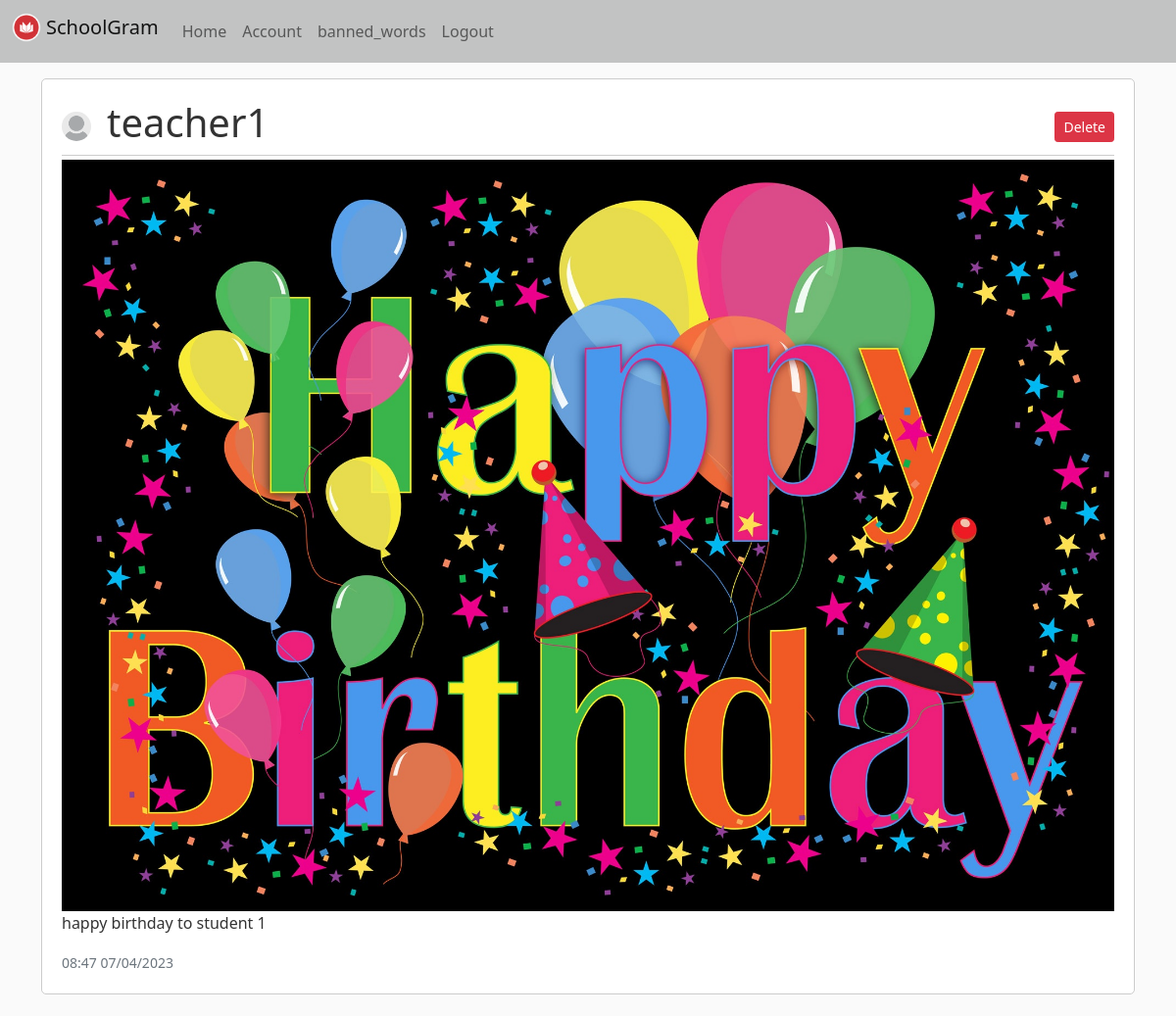
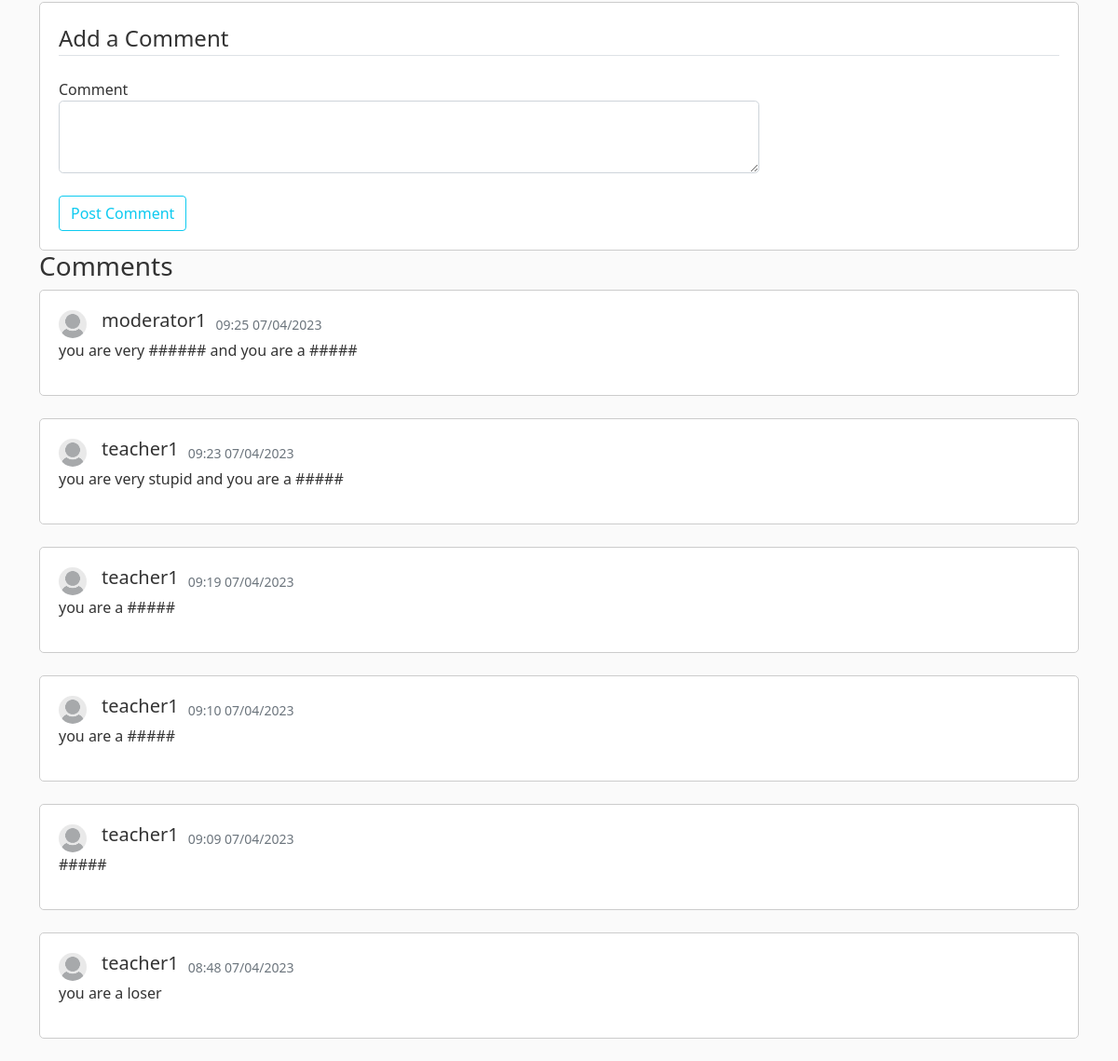
The app's page /post/1 (signed in) with its own data (2 pictures, top to bottom).
### schoolgram/models.py (models this page shows, shortened)
class User(db.Model, UserMixin):
    id = db.Column(db.Integer, primary_key=True)
    username = db.Column(db.String(20), unique=True, nullable=False)
    email = db.Column(db.String(120), unique=True, nullable=False)
    password = db.Column(db.String(60), nullable=False)
    role = db.Column(db.String(20), nullable=False, default='student')
    image_file = db.Column(db.String(20), nullable=False, default='default.jpg')
    posts = db.relationship('Post', backref='user', lazy=True)
    comments = db.relationship('Comment', backref='user', lazy=True)
    likes = db.relationship('Like', backref='user', lazy=True)

class Post(db.Model):
    id = db.Column(db.Integer, primary_key=True)
    date_posted = db.Column(db.DateTime, nullable=False, default=datetime.utcnow)
    message = db.Column(db.Text)
    caption = db.Column(db.String(200))
    image_file = db.Column(db.String(20))
    post_type = db.Column(db.String(60), nullable=False, default='message_post')
    user_id = db.Column(db.Integer, db.ForeignKey('user.id'), nullable=False)
    likes = db.relationship('Like', backref='post', lazy=True)
    comments = db.relationship('Comment', backref='post', lazy=True)

class Comment(db.Model):
    id = db.Column(db.Integer, primary_key=True)
    content = db.Column(db.Text, nullable=False)
    date_posted = db.Column(db.DateTime, nullable=False, default=datetime.utcnow)
    user_id = db.Column(db.Integer, db.ForeignKey('user.id'), nullable=False)
    post_id = db.Column(db.Integer, db.ForeignKey('post.id'), nullable=False)

### schoolgram/routes.py (the view, shortened to what this page needs)
@app.route("/post/<int:post_id>", methods=['GET', 'POST'])
@login_required
def post(post_id):
    form = CommentForm()
    post = Post.query.get_or_404(post_id)
    comments = Comment.query.filter_by(post_id=post.id).all()
    swapped = True
    while swapped:
        swapped = False
        for index in range(1, len(comments)):
            if comments[index - 1].date_posted < comments[index].date_posted:
                temp_post = comments[index - 1]
                comments[index - 1] = comments[index]
                comments[index] = temp_post
                swapped = True
    return render_template('post.html', post=post, form=form, comments=comments)

### schoolgram/forms.py
class CommentForm(FlaskForm):
    def data_required(self, field):
        if not field.data:
            raise ValidationError('[This field is required]')
    content = TextAreaField('Comment', validators=[data_required])
    submit = SubmitField('Post Comment')

### schoolgram/models.py (called while the page is built)
@login_manager.user_loader
def load_user(user_id):
    return User.query.get(int(user_id))

### schoolgram/templates/post.html (shortened to what this page needs)
{% extends "base.html" %}
{% block content %}
    {% if post.post_type == 'message_post' %}
      <div class="container-md">
        <div class="media content-section">
          <div class="d-flex align-items-center post-info">
            <img class="rounded-circle post-profile-pic mr-3" src="{{ url_for('static', filename='profile_pics/' + post.user.image_file) }}">
            <h1 class="mr-2">{{ post.user.username }}</h1>
            {% if post.user == current_user or current_user.role == 'moderator' %}
               <form class="delete-button" method="POST" action="{{ url_for('delete_post', post_id=post.id) }}">
                   <button type="submit" class="btn btn-danger btn-sm">Delete</button>
               </form>
            {% endif %}
          </div>
          <div class="media-body">
            <p class="message-post-content">{{ post.message }}</p>
            <small class="text-muted">{{ post.date_posted.strftime("%H:%M %d/%m/%Y") }}</small>
          </div>
        </div><br>
      </div>
    {% elif post.post_type == 'image_post' %}
      <div class="container-md">
        <div class="media content-section">
          <div class="d-flex align-items-center post-info">
            <img class="rounded-circle post-profile-pic mr-3" src="{{ url_for('static', filename='profile_pics/' + post.user.image_file) }}">
            <h1 class="mr-2">{{ post.user.username }}</h1>
            {% if post.user == current_user or current_user.role == 'moderator' %}
               <form class="delete-button" method="POST" action="{{ url_for('delete_post', post_id=post.id) }}">
                   <button type="submit" class="btn btn-danger btn-sm">Delete</button>
               </form>
            {% endif %}
          </div>
          <div class="media-body">
            <img class="post-image" src="{{ url_for('static', filename='post_images/' + post.image_file) }}">
            <p class="message-post-content">{{ post.caption }}</p>
            <small class="text-muted">{{ post.date_posted.strftime("%H:%M %d/%m/%Y") }}</small>
          </div>
        </div><br>
      </div>
    {% endif %}
    <div class="container-md">
        <div class="content-section">
            <form method="POST" enctype="multipart/form-data">
                <fieldset class="form-group">
                  <legend class="border-bottom mb-4">Add a Comment</legend>
                  <div class="form-group">
                    {{ form.content.label(class="form-control-label") }}
                    {% if form.content.errors %}
                      {{ form.content(class="form-control form-control-lg is-invalid") }}
                      <div class="invalid-feedback">
                        {% for error in form.content.errors %}
                        <span>{{ error }}</span>
                        {% endfor %}
                      </div>
                    {% else %}
                      {{ form.content(class="form-control form-control-lg") }}
                    {% endif %}
                  </div>
                </fieldset><br>
                <div class="form_group">
                  {{ form.submit(class="btn btn-outline-info") }}
                </div>
            </form>
        </div>
    </div>
    <div class="container-md">
        <h3>Comments</h3>
        {% for comment in comments %}
            <div class="media content-section">
                <div class="d-flex align-items-center comment-info">
                    <img class="rounded-circle post-profile-pic mr-3" src="{{ url_for('static', filename='profile_pics/' + comment.user.image_file) }}">
                    <h5 class="mr-2">{{ comment.user.username }}</h5>
                    <small class="text-muted" style="margin-left: 10px;">{{ comment.date_posted.strftime("%H:%M %d/%m/%Y") }}</small>
                </div>
                <div class="media-body">
                    <p>{{ comment.content }}</p>
                </div>
            </div><br>
        {% endfor %}
    </div>
{% endblock %}

### schoolgram/templates/base.html (shortened to what this page needs)
<!DOCTYPE html>
<html lang="en">
<head>
    <link href="https://cdn.jsdelivr.net/npm/bootstrap@5.0.2/dist/css/bootstrap.min.css" rel="stylesheet">
    <link rel="stylesheet" type="text/css" href="{{ url_for('static', filename='main.css') }}">
</head>
<body>
    <nav class="navbar navbar-expand-sm navbar-light bg-grey fixed-top">
        <div class="container-fluid">
            <a href="{{ url_for('home') }}" class="navbar-brand h1">
                <img class="align-top" src="static/SchoolGram_logo.png" width="30" height="30">
                SchoolGram
            </a>
            <div class="collapse navbar-collapse" id="navbarNav">
                 <ul class="navbar-nav">
                     {% if current_user.is_authenticated %}
                        {% if current_user.role == 'teacher' %}
                            <li class="nav-item">
                                 <a href="{{ url_for('home') }}" class="nav-link">
                                     Home
                                 </a>
                            </li>
                            <li class="nav-item">
                                 <a href="{{ url_for('account') }}" class="nav-link">
                                     Account
                                 </a>
                            </li>
                            <li class="nav-item">
                                 <a href="{{ url_for('create_post') }}" class="nav-link">
                                     Create Post
                                 </a>
                            </li>
                            <li class="nav-item">
                                 <a href="{{ url_for('logout') }}" class="nav-link">
                                     Logout
                                 </a>
                            </li>
                        {% elif current_user.role == 'moderator' %}
                            <li class="nav-item">
                                 <a href="{{ url_for('home') }}" class="nav-link">
                                     Home
                                 </a>
                            </li>
                            <li class="nav-item">
                                 <a href="{{ url_for('account') }}" class="nav-link">
                                     Account
                                 </a>
                            </li>
                            <li class="nav-item">
                                 <a href="{{ url_for('banned_words') }}" class="nav-link">
                                     banned_words
                                 </a>
                            </li>
                            <li class="nav-item">
                                 <a href="{{ url_for('logout') }}" class="nav-link">
                                     Logout
                                 </a>
                            </li>
                        {% endif %}
                     {% endif %}
                 </ul>
            </div>
        </div>
    </nav>
    <div class="container-fluid">
        {% block content %}{% endblock %}
    </div>
</body>
</html>

### schoolgram/static/main.css (style rules this page uses)
body { background: #fafafa; color: #333333; margin-top: 5rem; }
.content-section { border: 1px solid #ccc; border-radius: 5px; padding: 20px; background-color: #fff; }
.bg-grey { background-color: #c2c3c3; }
.navbar-brand { display: flex; align-items: center; }
.navbar-brand img { margin-right: 5px; }
.post-profile-pic { height: 30px; width: 30px; margin-right: 16px; }
.message-post-content { white-space: pre-line; }
.post-info { padding-bottom: 1px; margin-bottom: 4px; border-bottom: 1px solid #ccc; }
.post-image { max-width: 100%; height: auto; }
.delete-button { margin-left: auto; }
#content { width: 70%; }

### records on screen
User: image_file (placeholder picture), user.username "teacher1"
Post: image_file (picture), caption "happy birthday to student 1", date_posted "08:47 07/04/2023"
Comment: image_file (placeholder picture), user.username "moderator1", date_posted "09:25 07/04/2023", content "you are very ###### and you are a #####"
Comment: image_file (placeholder picture), user.username "teacher1", date_posted "09:23 07/04/2023", content "you are very stupid and you are a #####"
Comment: image_file (placeholder picture), user.username "teacher1", date_posted "09:19 07/04/2023", content "you are a #####"
Comment: image_file (placeholder picture), user.username "teacher1", date_posted "09:10 07/04/2023", content "you are a #####"
Comment: image_file (placeholder picture), user.username "teacher1", date_posted "09:09 07/04/2023", content "#####"
Comment: image_file (placeholder picture), user.username "teacher1", date_posted "08:48 07/04/2023", content "you are a loser"
